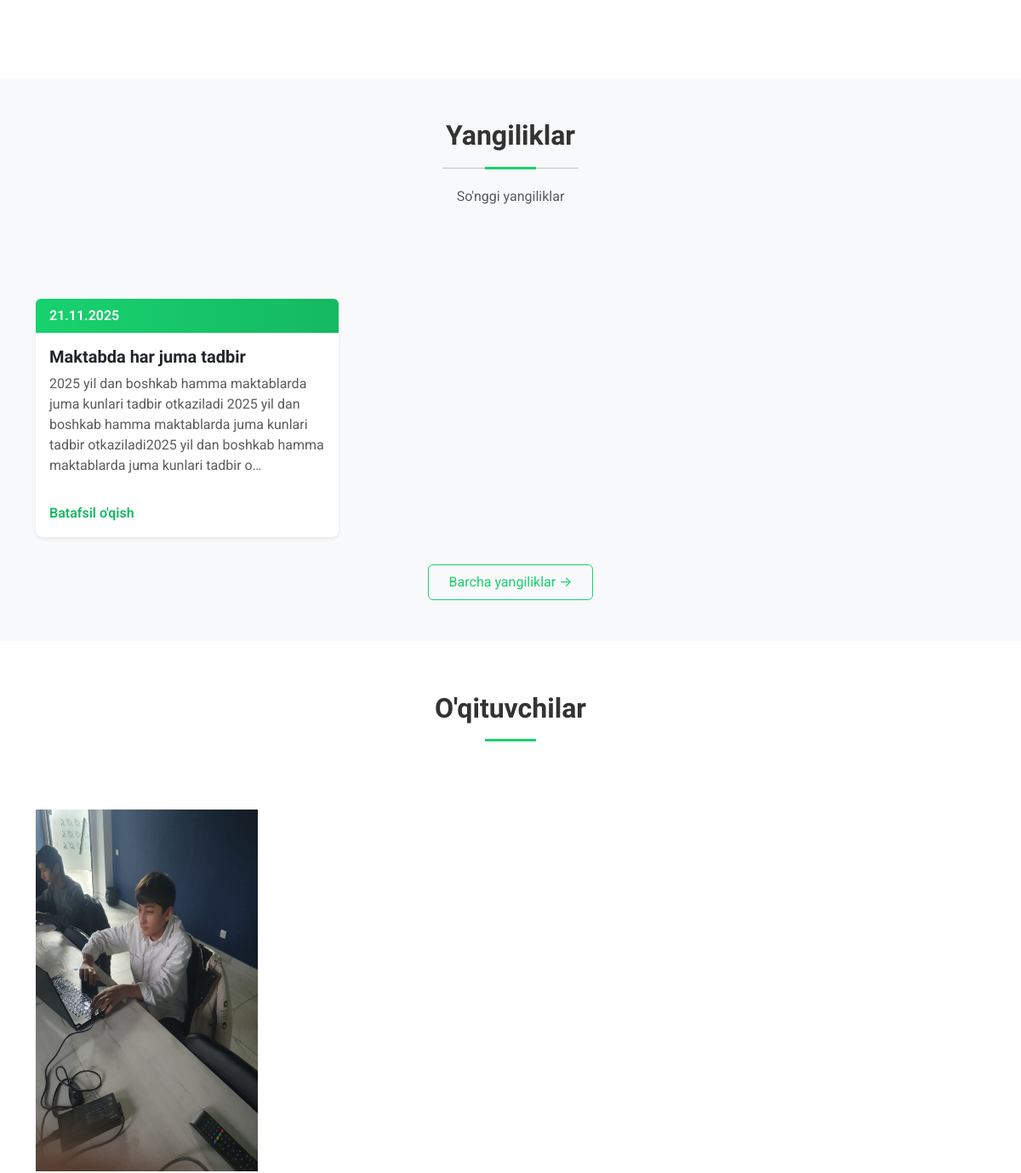
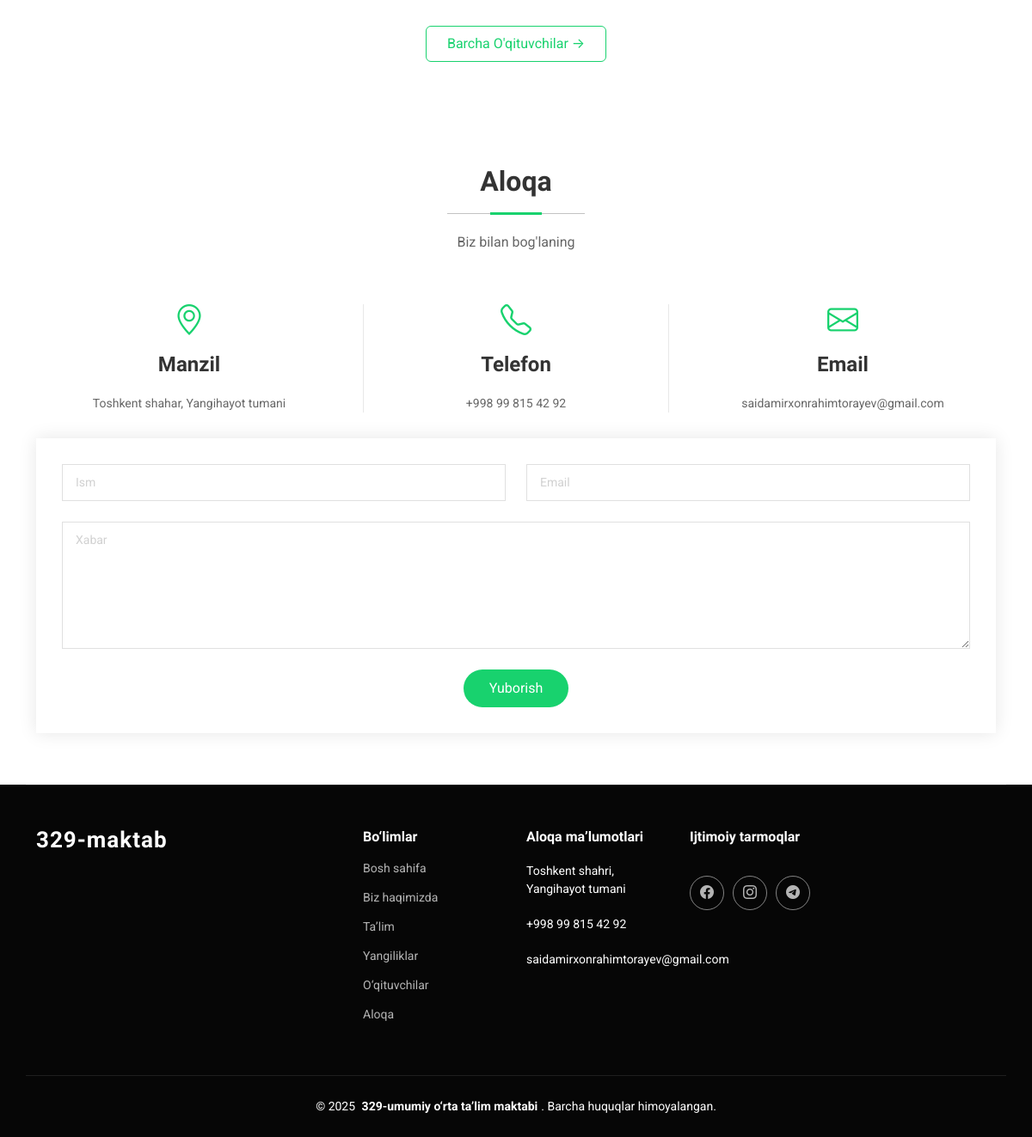
The app's page / (lower part), older data (2 pictures, top to bottom).
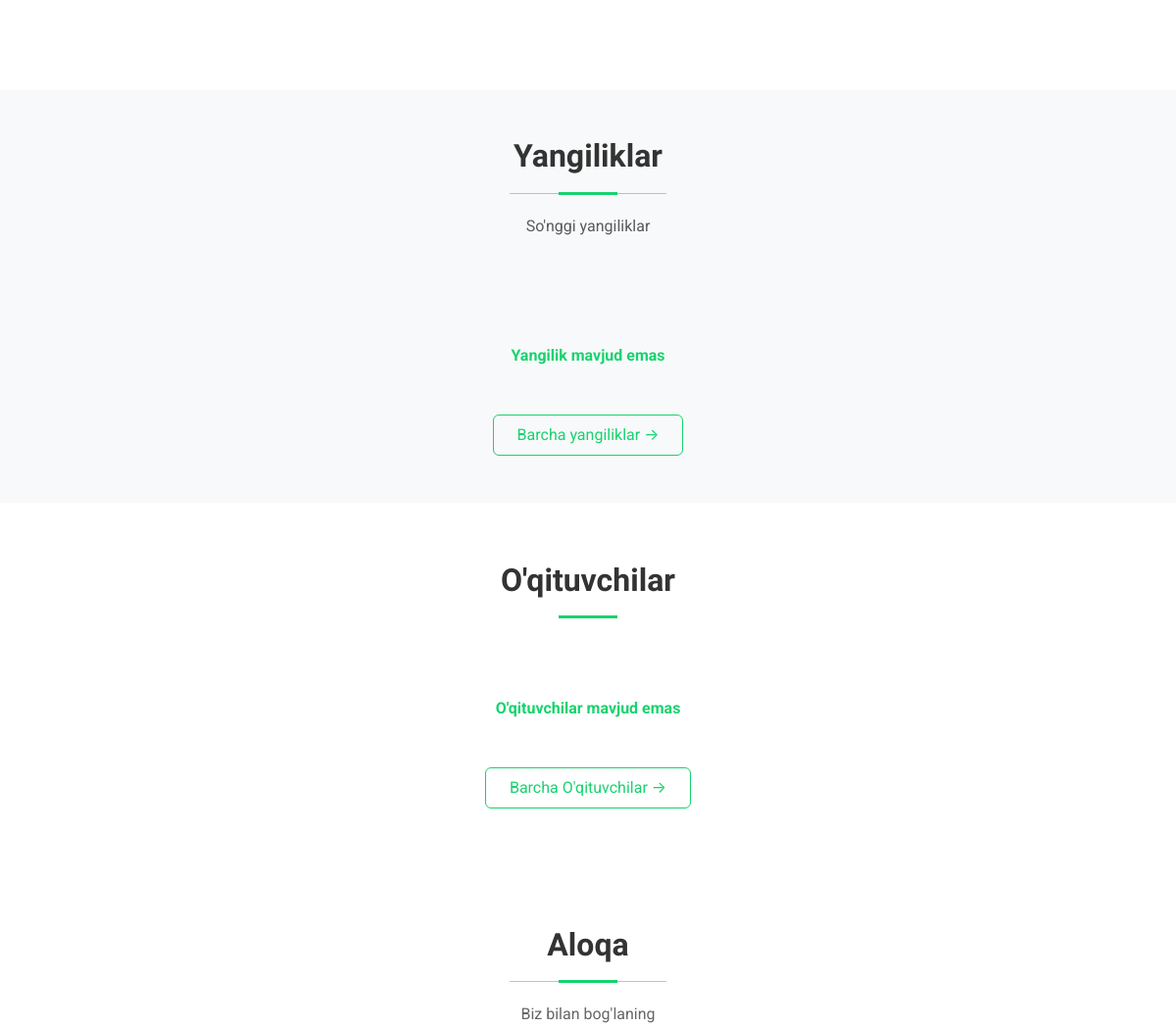
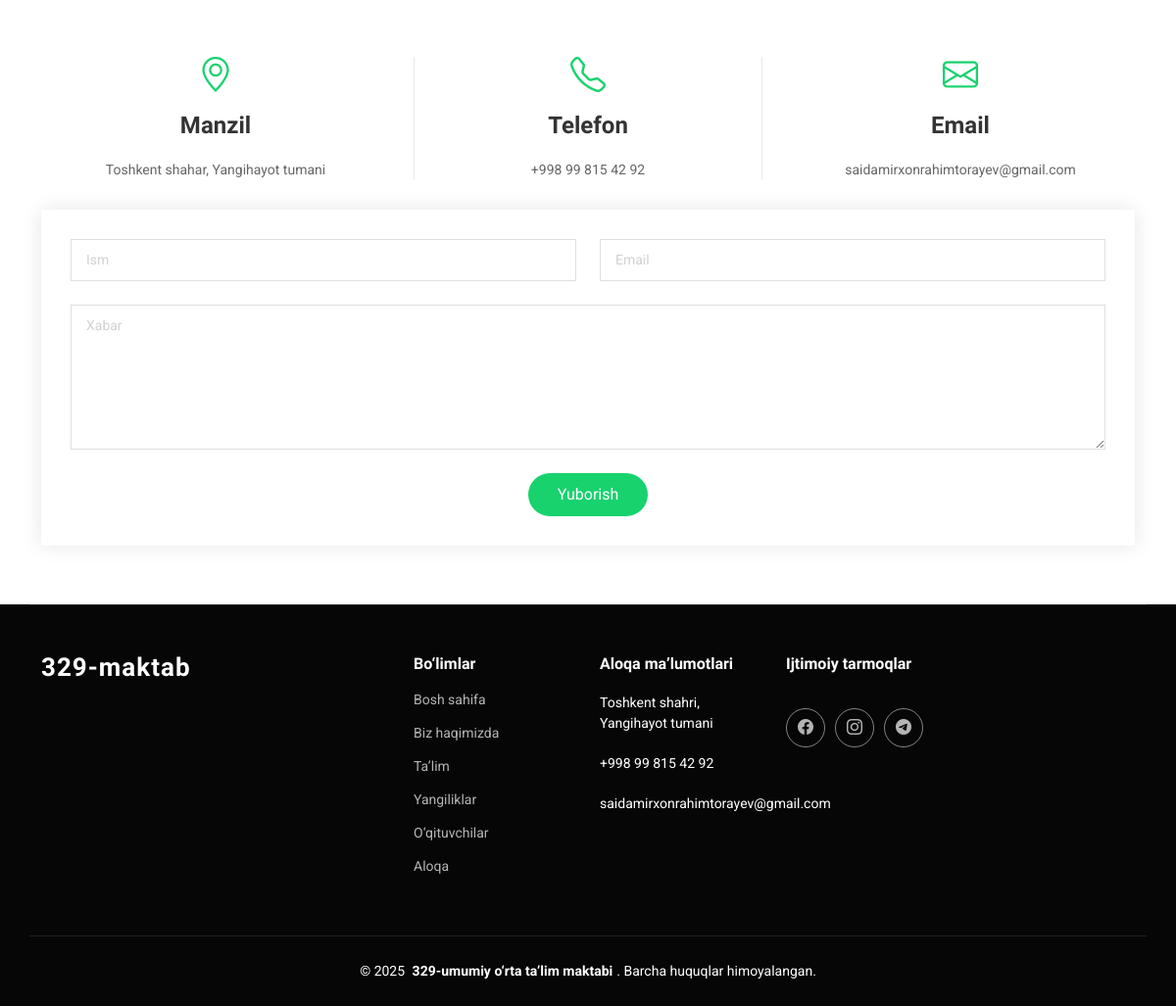
The same page, newer data (2 pictures, top to bottom).
### mysite/models.py (models this page shows, shortened)
class News(models.Model):
    title = models.CharField(max_length=255, verbose_name="Sarlavha")
    description = models.TextField(verbose_name="Tavsif")
    image = models.ImageField(upload_to='images/', verbose_name="Rasm")
    created_at = models.DateTimeField(auto_now_add=True)

class Teacher(models.Model):
    name = models.CharField(max_length=155, verbose_name="Ism")
    surname = models.CharField(max_length=100, null=True, blank=True, verbose_name="Familiya")
    image = models.ImageField(upload_to='images/', verbose_name="Rasm")
    category = models.ForeignKey(
        Category,
        on_delete=models.SET_NULL,
        null=True,
        blank=True,
        related_name='teachers',
        verbose_name="Ustozlar guruhi"
    )

class SchoolInfo(models.Model):
    teachers_count = models.PositiveIntegerField(default=0, verbose_name="O'qituvchilar soni")
    students_count = models.PositiveIntegerField(default=0, verbose_name="O'quvchilar soni")
    classes_count = models.PositiveIntegerField(default=0, verbose_name="Sinflar soni")
    sciences_count = models.PositiveIntegerField(default=0, verbose_name="Fanlar soni")
    phone = models.CharField(max_length=20, blank=True, null=True, validators=[phone_validator], verbose_name="Maktab telefon raqami")
    email = models.EmailField(blank=True, null=True, verbose_name="Maktab email adresi")

### mysite/views.py (the view)
# urls.py: path('', HomeView.as_view(), name='home'),
class HomeView(TemplateView):
    template_name = 'index.html'
    def dispatch(self, request, *args, **kwargs):
        if request.session.get('admin_logged'):
            request.session.flush()
        return super().dispatch(request, *args, **kwargs)
    def get_context_data(self, **kwargs):
        context = super().get_context_data(**kwargs)
        priority_categories = ["Rahbariyat", "Maktab direktori"]
        teachers = list(Teacher.objects.filter(category__name__in=priority_categories)[:4])
        remaining = 4 - len(teachers)
        if remaining > 0:
            other_teachers = Teacher.objects.exclude(id__in=[t.id for t in teachers])[:remaining]
            teachers.extend(other_teachers)
        context['teachers'] = teachers
        context['news'] = News.objects.order_by('-created_at')[:3]
        context['info'] = SchoolInfo.objects.first()
        return context

### templates/index.html (shortened to what the changed rows need)
{% load static %}
<!DOCTYPE html>
<html lang="en">
<head>
    <link href="{% static 'assets/vendor/bootstrap/css/bootstrap.min.css' %}" rel="stylesheet">
    <link href="{% static 'assets/vendor/bootstrap-icons/bootstrap-icons.css' %}" rel="stylesheet">
    <link href="{% static 'assets/vendor/aos/aos.css' %}" rel="stylesheet">
    <link href="{% static 'assets/vendor/glightbox/css/glightbox.min.css' %}" rel="stylesheet">
    <link href="{% static 'assets/vendor/swiper/swiper-bundle.min.css' %}" rel="stylesheet">
    <link href="{% static 'assets/css/main.css' %}" rel="stylesheet">
</head>
<body class="index-page">
    <main class="main">
        <section id="testimonials" class="news-section py-5 bg-light">
            <div class="container">
                <div class="section-title text-center mb-5" data-aos="fade-up">
                    <h2 class="fw-bold">Yangiliklar</h2>
                </div>
                <div class="row g-4">
                    {% if news %}
                    {% for i in news %}
                    <div class="col-12 col-md-6 col-lg-4" data-aos="fade-up" data-aos-delay="100">
                        <div class="card border-0 h-100 shadow-sm rounded-3">
                            <div class="px-3 py-2 text-white fw-semibold rounded-top"
                                style="background: linear-gradient(90deg,#18d26e,#15b962);">
                                {{ i.created_at|date:"d.m.Y" }}
                            </div>
                            <div class="card-body d-flex flex-column">
                                <h5 class="card-title fw-bold">{{ i.title }}</h5>
                                <p class="card-text text-muted flex-grow-1">
                                    {{ i.description|truncatechars:200 }}
                                </p>
                                <a href="{% url 'detail' i.pk %}" class="mt-3 text-decoration-none fw-semibold"
                                    style="color:#15b962;">Batafsil o'qish</a>
                            </div>
                        </div>
                    </div>
                    {% endfor %}
                    {% else %}
                    <p class="text-center fw-bold" style="color:#18d26e;">Yangilik mavjud emas</p>
                    {% endif %}
                </div>
            </div>
        </section>
        <section id="team" class="team section">
            <div class="container section-title" data-aos="fade-up">
                <h2>O'qituvchilar</h2>
            </div>
            <div class="container">
                <div class="row gy-4">
                    {% if teachers %}
                    {% for i in teachers %}
                    <div class="col-lg-3 col-md-6" data-aos="fade-up" data-aos-delay="100">
                        <div class="member">
                            {% if i.image %}
                            <img style="width: 300px; height: 425px;" src="{{ i.image.url }}" class="img-fluid" alt="">
                            {% else %}
                            <p class="text-center fw-bold text-danger">O'qituvchilar mavjud emas!</p>
                            {% endif %}
                        </div>
                    </div>
                    {% endfor %}
                    {% else %}
                    <p class="text-center fw-bold" style="color:#18d26e;">O'qituvchilar mavjud emas</p>
                    {% endif %}
                </div>
            </div>
        </section>
        <section id="contact" class="contact section">
            <div class="container section-title" data-aos="fade-up">
                <h2>Aloqa</h2>
            </div>
            <div class="container" data-aos="fade-up" data-aos-delay="100">
                <div class="row gy-4" data-aos="fade-up" data-aos-delay="200">
                    <div class="col-lg-4">
                        <div
                            class="info-item d-flex flex-column justify-content-center align-items-center info-item-borders">
                            <i class="bi bi-telephone"></i>
                            <h3>Telefon</h3>
                            {% if info.phone %}
                            <p>{{ info.phone }}</p>
                            {% else %}
                            <p>Telefon nomer mavjud emas!</p>
                            {% endif %}
                        </div>
                    </div>
                    <div class="col-lg-4">
                        <div class="info-item d-flex flex-column justify-content-center align-items-center">
                            <i class="bi bi-envelope"></i>
                            <h3>Email</h3>
                            {% if info.email %}
                            <p>{{ info.email }}</p>
                            {% else %}
                            <p>Email mavjud emas!</p>
                            {% endif %}
                        </div>
                    </div>
                </div>
            </div>
        </section>
    </main>
    <footer id="footer" class="footer dark-background">
        <div class="container footer-top">
            <div class="row gy-4">
                <div class="col-lg-2 col-md-3 footer-links">
                    <ul>
                        <li>Toshkent shahri, Yangihayot tumani</li>
                        {% if info.phone %}
                        <li>{{ info.phone }}</li>
                        {% else %}
                        <li>+998 71 123 45 67</li>
                        {% endif %}
                        {% if info.email %}
                        <li>{{ info.email }}</li>
                        {% else %}
                        <li>info@329school.uz</li>
                        {% endif %}
                    </ul>
                </div>
            </div>
        </div>
    </footer>
</body>
</html>

Row changes from the older to the newer data that the page shows:
removed News: created_at "21.11.2025", title "Maktabda har juma tadbir", description "2025 yil dan boshkab hamma maktablarda juma kunlari tadbir otkaziladi 2025 yil dan boshkab hamma maktablarda juma kunlari tadbir otkaziladi2025 yil dan boshkab hamma maktablarda juma kunlari tadbir o…"
removed Teacher: image (picture)
Text that changed along with them:
text now shown: "Yangilik mavjud emas O'qituvchilar mavjud emas"
